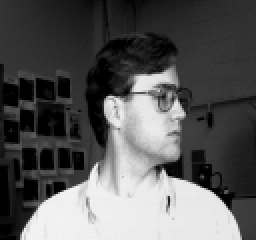
#> input picture imagenes/imagen_102.pgm, 128 x 120 px, given in place of an2i_left_angry_sunglasses.pgm, which was not available (shown 2 times larger)
$ jupyter execute --allow-errors main.ipynb   (text cells are left out)
#> lines starting #> are read from the running program, lines starting #| are printed output that depends on the picture; after the words box and inside, x2 and y2 are one past the last pixel; in counts of white or black regions, pixels touching at a corner belong together; pictures that were not available may be replaced by others from this repository, and a replacement may not be noted
[cell 1]
#Importamos las librerias
import numpy as np
import matplotlib.pyplot as plt
import pandas as pd
from skimage import feature
import cv2
import os
from sklearn.model_selection import train_test_split, cross_val_score, StratifiedKFold
from sklearn.metrics import confusion_matrix, classification_report
import tensorflow as tf
from tensorflow.keras import layers, Sequential
from PIL import Image
import seaborn as sns
import warnings
warnings.filterwarnings('ignore', category=FutureWarning)
sns.set_style('darkgrid')

#> (a cell that did not finish here is left out)

[cell 3]
#Cargamos una imagen
img = cv2.imread('imagenes/an2i_left_angry_sunglasses.pgm', cv2.IMREAD_GRAYSCALE)
#> img is the input picture: shape (120, 128); min 0, max 246, mean 88.7

[cell 4]
#Observamos las dimensiones de la imagen
img.shape
#> Out = (120, 128)

[cell 5]
#Aumentamos la resolucion de las imagenes con 3 metodos diferentes
high_res_img_linear = cv2.resize(img, (500, 500), interpolation=cv2.INTER_LINEAR)
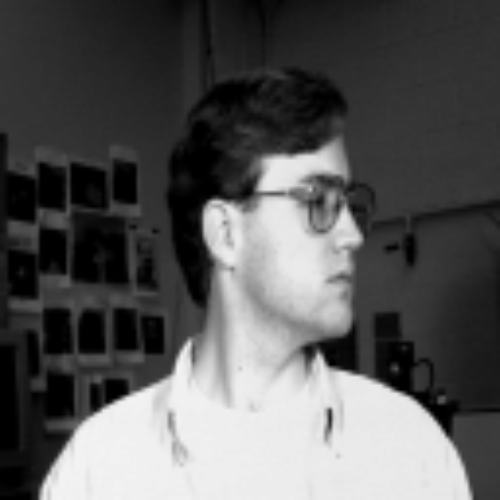
#> high_res_img_linear: shape (500, 500); min 0, max 244, mean 88.6
high_res_img_cubic = cv2.resize(img, (500, 500), interpolation=cv2.INTER_CUBIC)
high_res_img_lanc = cv2.resize(img, (500, 500), interpolation=cv2.INTER_LANCZOS4)

[cell 6]
#Se grafican los resultados y elegimos el mejor metodo
fig, ax = plt.subplots(1, 3, figsize=(20, 6))
ax[0].imshow(high_res_img_linear, cmap='gray')
ax[0].set_title('Interpolación lineal')
ax[1].imshow(high_res_img_cubic, cmap='gray')
ax[1].set_title('Interpolación cúbica')
ax[2].imshow(high_res_img_lanc, cmap='gray')
ax[2].set_title('Interpolación Lanczos')
plt.show()
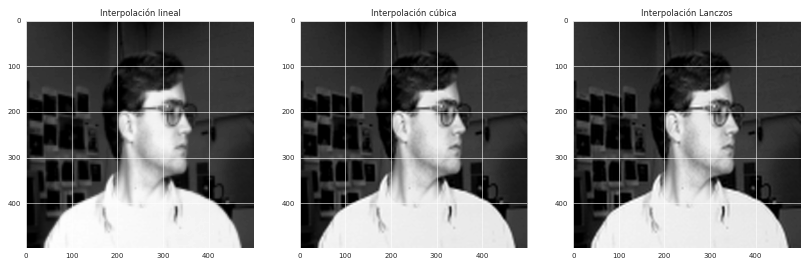
#> figure drawn by matplotlib, 3 panels

[cell 7]
#Se establece un kernel con valor central mayor que el resto para resaltar los bordes
kernel = np.array([[-1, -1, -1], [-1, 9, -1], [-1, -1, -1]])
sharpened_img_linear = cv2.filter2D(high_res_img_linear, -1, kernel)
sharpened_img_cubic = cv2.filter2D(high_res_img_cubic, -1, kernel)
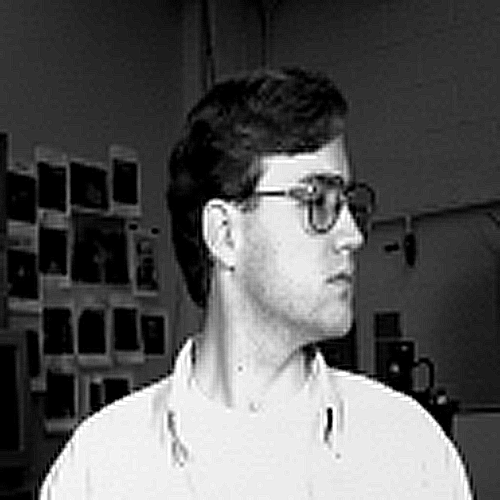
#> sharpened_img_cubic: shape (500, 500); min 0, max 255, mean 89.1
sharpened_img_lanc = cv2.filter2D(high_res_img_lanc, -1, kernel)

[cell 8]
#Se grafican los resultados y elegimos el mejor metodo
fig, ax = plt.subplots(1, 3, figsize=(20, 6))
ax[0].imshow(sharpened_img_linear, cmap='gray')
ax[0].set_title('Interpolación lineal')
ax[1].imshow(sharpened_img_cubic, cmap='gray')
ax[1].set_title('Interpolación cúbica')
ax[2].imshow(sharpened_img_lanc, cmap='gray')
ax[2].set_title('Interpolación Lanczos')
plt.show()

[cell 9]
#Se crea una matriz de 50s para sumar y restar a la imagen
matriz = np.ones(sharpened_img_cubic.shape, dtype=np.uint8)*230
img_brillante = cv2.add(sharpened_img_cubic, matriz)
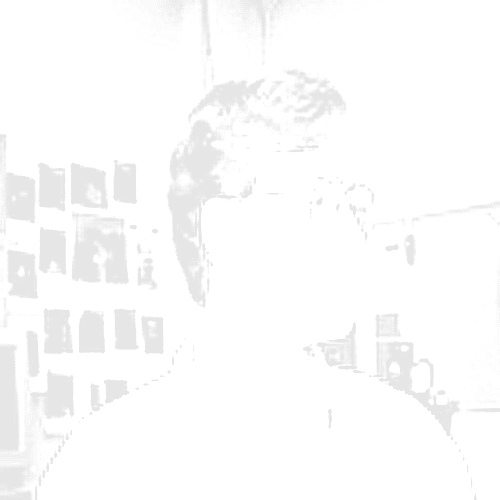
#> img_brillante: shape (500, 500); min 230, max 255, mean 251.6
img_oscura = cv2.subtract(sharpened_img_cubic, matriz)
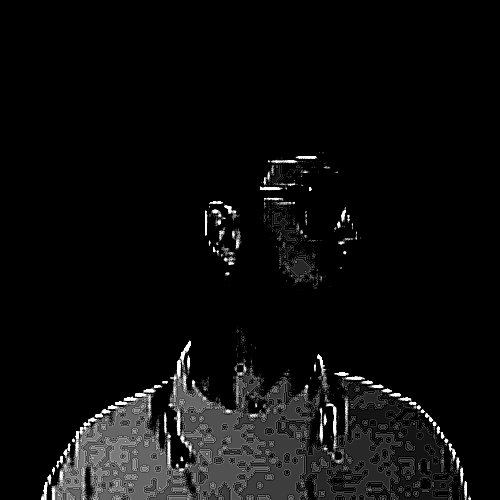
#> img_oscura: shape (500, 500); min 0, max 25, mean 1.3; drawn with min black and max white

[cell 10]
#Se aplica un treshold binario a las imagenes
img_brillante_treshold = cv2.threshold(img_brillante, 230, 255, cv2.THRESH_BINARY)[1]
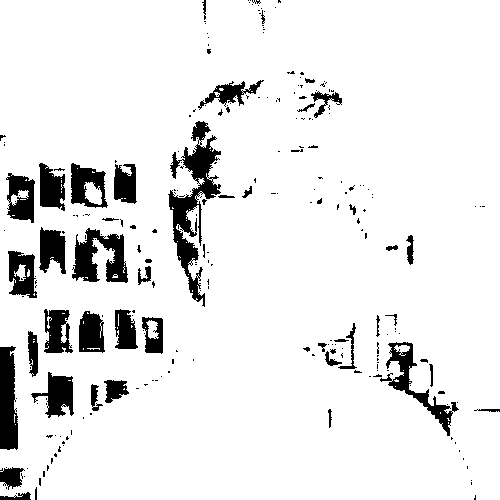
#> img_brillante_treshold: shape (500, 500); 91.3% white; 249 black regions (199 under 20 px), largest, box (x1, y1, x2, y2) and area: (168, 121, 221, 307) 3233, (72, 228, 128, 283) 1760, (0, 346, 18, 450) 1588
img_oscura_treshold = cv2.threshold(img_oscura, 80, 255, cv2.THRESH_BINARY)[1]
#> img_oscura_treshold: shape (500, 500); every value is 0

[cell 11]
#Se aplica un treshold adaptativo a las imagenes
img_brillante_treshold_adaptative = cv2.adaptiveThreshold(img_brillante, 255, cv2.ADAPTIVE_THRESH_MEAN_C, cv2.THRESH_BINARY, 31, 2)
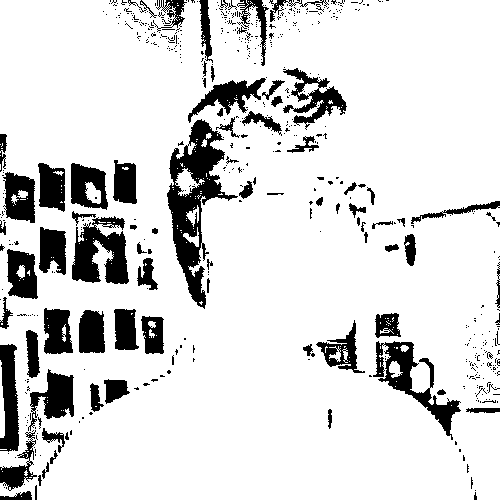
#> img_brillante_treshold_adaptative: shape (500, 500); 85.7% white; 573 black regions (488 under 20 px), largest, box (x1, y1, x2, y2) and area: (167, 119, 238, 309) 4708, (72, 216, 129, 284) 2441, (373, 341, 461, 440) 2222
img_oscura_treshold_adaptative = cv2.adaptiveThreshold(img_oscura, 255, cv2.ADAPTIVE_THRESH_MEAN_C, cv2.THRESH_BINARY, 7, 5)
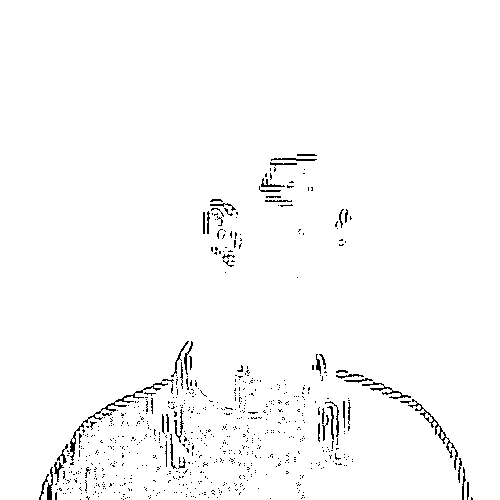
#> img_oscura_treshold_adaptative: shape (500, 500); 98.1% white; black in thin lines or dots, all inside (x1, y1, x2, y2) = (39, 154, 473, 500)

[cell 12]
#Se grafican los resultados brillantes
fig, ax = plt.subplots(1, 4, figsize=(20, 6))
plt.title('Imagen brillante')
ax[0].imshow(sharpened_img_cubic, cmap='gray')
ax[0].set_title('Imagen original')
ax[1].imshow(img_brillante, cmap='gray')
ax[1].set_title('Imagen brillante')
ax[2].imshow(img_brillante_treshold, cmap='gray')
ax[2].set_title('Imagen brillante con treshold binario')
ax[3].imshow(img_brillante_treshold_adaptative, cmap='gray')
ax[3].set_title('Imagen brillante con treshold adaptativo')
plt.show()

[cell 13]
#Se grafican los resultados oscuros
fig, ax = plt.subplots(1, 4, figsize=(20, 6))
plt.title('Imagen oscura')
ax[0].imshow(sharpened_img_cubic, cmap='gray')
ax[0].set_title('Imagen original')
ax[1].imshow(img_oscura, cmap='gray')
ax[1].set_title('Imagen oscura')
ax[2].imshow(img_oscura_treshold, cmap='gray')
ax[2].set_title('Imagen oscura con treshold binario')
ax[3].imshow(img_oscura_treshold_adaptative, cmap='gray')
ax[3].set_title('Imagen oscura con treshold adaptativo')
plt.show()

$ run again, on imagenes/imagen_119.pgm
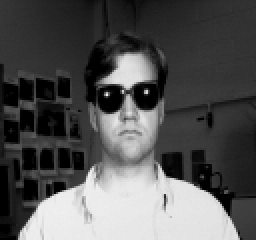
#> input picture imagenes/imagen_119.pgm, 128 x 120 px, given in place of an2i_left_angry_sunglasses.pgm, which was not available (shown 2 times larger)
#> img is the input picture: shape (120, 128); min 0, max 245, mean 84.1
#> `img_brillante_treshold = cv2.threshold(img_brillante, 230, 255, cv2.TH..`:
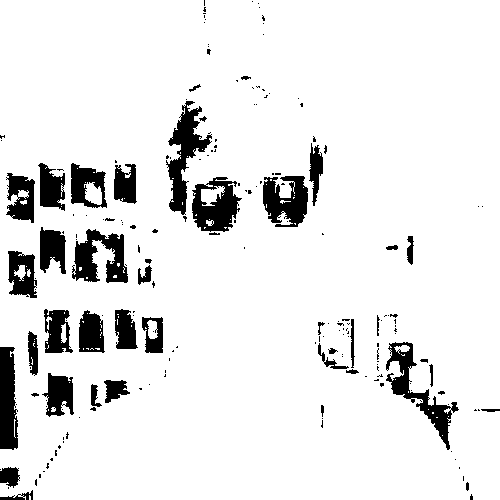
#> img_brillante_treshold: shape (500, 500); 90.8% white; 196 black regions (152 under 20 px), largest, box (x1, y1, x2, y2) and area: (166, 101, 212, 215) 1919, (386, 342, 459, 450) 1785, (72, 229, 128, 283) 1721
#> img_oscura_treshold: shape (500, 500); every value is 0
#> img_brillante_treshold_adaptative: shape (500, 500); 86.5% white; 417 black regions (358 under 20 px), largest, box (x1, y1, x2, y2) and area: (165, 79, 221, 222) 2805, (374, 341, 461, 450) 2642, (72, 211, 129, 285) 2268
#> `img_oscura_treshold_adaptative = cv2.adaptiveThreshold(img_oscura, 255..`:
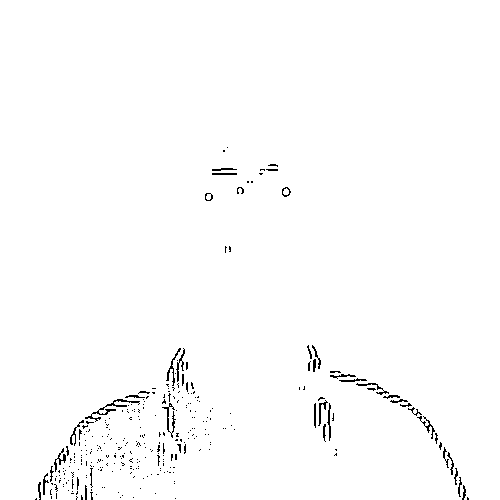
#> img_oscura_treshold_adaptative: shape (500, 500); 98.8% white; black in thin lines or dots, all inside (x1, y1, x2, y2) = (35, 147, 469, 500)
